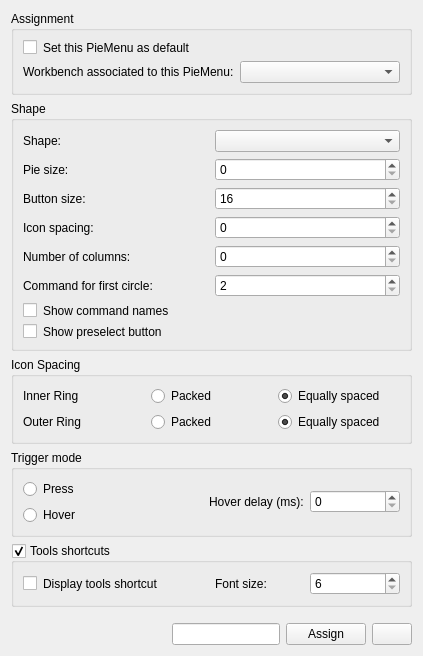
        <widget class="QWidget" name="pieMenuTab">
         <property name="_translationContext_tabTitle" stdset="0">
          <string notr="true">PieMenuTab</string>
         </property>
         <attribute name="title">
          <string notr="true">PieMenu</string>
         </attribute>
         <layout class="QVBoxLayout" name="pieMenuTabLayout">
          <item>
           <widget class="QGroupBox" name="piemenuSettingGroup">
            <property name="title">
             <string notr="true">Assignment</string>
            </property>
            <property name="_translationContext_title" stdset="0">
             <string notr="true">PieMenuTab</string>
            </property>
            <layout class="QVBoxLayout" name="piemenuSettingGroupFormLayout">
             <item>
              <layout class="QHBoxLayout" name="layoutDefaultPie" stretch="1">
               <item>
                <layout class="QHBoxLayout" name="layoutDefaultPieLeft" stretch="0,0,1">
                 <item>
                  <widget class="QCheckBox" name="checkboxDefaultPie">
                   <property name="checkable">
                    <bool>true</bool>
                   </property>
                  </widget>
                 </item>
                 <item>
                  <widget class="QLabel" name="labelDefaultPie">
                   <property name="text">
                    <string notr="true">Set this PieMenu as default</string>
                   </property>
                   <property name="alignment">
                    <set>Qt::AlignmentFlag::AlignLeading|Qt::AlignmentFlag::AlignLeft|Qt::AlignmentFlag::AlignVCenter</set>
                   </property>
                   <property name="_translationContext_text" stdset="0">
                    <string notr="true">GlobalSettingsTab</string>
                   </property>
                  </widget>
                 </item>
                 <item>
                  <spacer name="layoutDefaultPieLeftSpacer1">
                   <property name="orientation">
                    <enum>Qt::Orientation::Horizontal</enum>
                   </property>
                   <property name="sizeType">
                    <enum>QSizePolicy::Policy::Expanding</enum>
                   </property>
                   <property name="sizeHint" stdset="0">
                    <size>
                     <width>0</width>
                     <height>0</height>
                    </size>
                   </property>
                  </spacer>
                 </item>
                </layout>
               </item>
              </layout>
             </item>
             <item>
              <layout class="QHBoxLayout" name="layoutWbForPieMenu" stretch="1,1">
               <item>
                <layout class="QHBoxLayout" name="layoutWbForPieMenuLeft">
                 <item>
                  <widget class="QLabel" name="labelWbForPieMenu">
                   <property name="text">
                    <string notr="true">Workbench associated to this PieMenu:</string>
                   </property>
                   <property name="alignment">
                    <set>Qt::AlignmentFlag::AlignLeading|Qt::AlignmentFlag::AlignLeft|Qt::AlignmentFlag::AlignVCenter</set>
                   </property>
                   <property name="_translationContext_text" stdset="0">
                    <string notr="true">PieMenuTab</string>
                   </property>
                  </widget>
                 </item>
                </layout>
               </item>
               <item>
                <layout class="QHBoxLayout" name="layoutWbForPieMenuRight">
                 <item>
                  <widget class="QComboBox" name="comboWbForPieMenu">
                   <property name="minimumSize">
                    <size>
                     <width>160</width>
                     <height>0</height>
                    </size>
                   </property>
                  </widget>
                 </item>
                </layout>
               </item>
              </layout>
             </item>
            </layout>
           </widget>
          </item>
          <item>
           <widget class="QGroupBox" name="shapeGroup">
            <property name="title">
             <string notr="true">Shape</string>
            </property>
            <property name="_translationContext_title" stdset="0">
             <string notr="true">PieMenuTab</string>
            </property>
            <layout class="QVBoxLayout" name="shapeGroupFormLayout">
             <item>
              <layout class="QHBoxLayout" name="layoutShape" stretch="1,1">
               <item>
                <layout class="QHBoxLayout" name="layoutShapeLeft">
                 <item>
                  <widget class="QLabel" name="labelShape">
                   <property name="text">
                    <string notr="true">Shape:</string>
                   </property>
                   <property name="alignment">
                    <set>Qt::AlignmentFlag::AlignLeading|Qt::AlignmentFlag::AlignLeft|Qt::AlignmentFlag::AlignVCenter</set>
                   </property>
                   <property name="_translationContext_text" stdset="0">
                    <string notr="true">PieMenuTab</string>
                   </property>
                  </widget>
                 </item>
                </layout>
               </item>
               <item>
                <layout class="QHBoxLayout" name="layoutShapeRight">
                 <item>
                  <widget class="QComboBox" name="comboShape">
                   <property name="minimumSize">
                    <size>
                     <width>100</width>
                     <height>0</height>
                    </size>
                   </property>
                  </widget>
                 </item>
                </layout>
               </item>
              </layout>
             </item>
             <item>
              <layout class="QHBoxLayout" name="layoutRadius" stretch="1,1">
               <item>
                <layout class="QHBoxLayout" name="layoutRadiusLeft">
                 <item>
                  <widget class="QLabel" name="labelRadius">
                   <property name="text">
                    <string notr="true">Pie size:</string>
                   </property>
                   <property name="alignment">
                    <set>Qt::AlignmentFlag::AlignLeading|Qt::AlignmentFlag::AlignLeft|Qt::AlignmentFlag::AlignVCenter</set>
                   </property>
                   <property name="_translationContext_text" stdset="0">
                    <string notr="true">PieMenuTab</string>
                   </property>
                  </widget>
                 </item>
                </layout>
               </item>
               <item>
                <layout class="QHBoxLayout" name="layoutRadiusRight">
                 <item>
                  <widget class="QSpinBox" name="spinRadius">
                   <property name="minimumSize">
                    <size>
                     <width>160</width>
                     <height>0</height>
                    </size>
                   </property>
                   <property name="maximum">
                    <number>9999</number>
                   </property>
                  </widget>
                 </item>
                </layout>
               </item>
              </layout>
             </item>
             <item>
              <layout class="QHBoxLayout" name="layoutButton" stretch="1,1">
               <item>
                <layout class="QHBoxLayout" name="layoutButtonLeft">
                 <item>
                  <widget class="QLabel" name="labelButton">
                   <property name="text">
                    <string notr="true">Button size:</string>
                   </property>
                   <property name="alignment">
                    <set>Qt::AlignmentFlag::AlignLeading|Qt::AlignmentFlag::AlignLeft|Qt::AlignmentFlag::AlignVCenter</set>
                   </property>
                   <property name="_translationContext_text" stdset="0">
                    <string notr="true">PieMenuTab</string>
                   </property>
                  </widget>
                 </item>
                </layout>
               </item>
               <item>
                <layout class="QHBoxLayout" name="layoutButtonRight">
                 <item>
                  <widget class="QSpinBox" name="spinButton">
                   <property name="minimumSize">
                    <size>
                     <width>160</width>
                     <height>0</height>
                    </size>
                   </property>
                   <property name="minimum">
                    <number>16</number>
                   </property>
                   <property name="maximum">
                    <number>120</number>
                   </property>
                  </widget>
                 </item>
                </layout>
               </item>
              </layout>
             </item>
             <item>
              <layout class="QHBoxLayout" name="layoutIconSpacing" stretch="1,1">
               <item>
                <layout class="QHBoxLayout" name="layoutIconSpacingLeft">
                 <item>
                  <widget class="QLabel" name="labelIconSpacing">
                   <property name="text">
                    <string notr="true">Icon spacing:</string>
                   </property>
                   <property name="alignment">
                    <set>Qt::AlignmentFlag::AlignLeading|Qt::AlignmentFlag::AlignLeft|Qt::AlignmentFlag::AlignVCenter</set>
                   </property>
                   <property name="_translationContext_text" stdset="0">
                    <string notr="true">PieMenuTab</string>
                   </property>
                  </widget>
                 </item>
                </layout>
               </item>
               <item>
                <layout class="QHBoxLayout" name="layoutIconSpacingRight">
                 <item>
                  <widget class="QSpinBox" name="spinIconSpacing">
                   <property name="minimumSize">
                    <size>
                     <width>0</width>
                     <height>0</height>
                    </size>
                   </property>
                   <property name="maximum">
                    <number>200</number>
                   </property>
                  </widget>
                 </item>
                </layout>
               </item>
              </layout>
             </item>
             <item>
              <layout class="QHBoxLayout" name="layoutColumn" stretch="1,1">
               <item>
                <layout class="QHBoxLayout" name="layoutColumnLeft">
                 <item>
                  <widget class="QLabel" name="labelNumColumn">
                   <property name="text">
                    <string notr="true">Number of columns:</string>
                   </property>
                   <property name="alignment">
                    <set>Qt::AlignmentFlag::AlignLeading|Qt::AlignmentFlag::AlignLeft|Qt::AlignmentFlag::AlignVCenter</set>
                   </property>
                   <property name="_translationContext_text" stdset="0">
                    <string notr="true">PieMenuTab</string>
                   </property>
                  </widget>
                 </item>
                </layout>
               </item>
               <item>
                <layout class="QHBoxLayout" name="layoutColumnRight">
                 <item>
                  <widget class="QSpinBox" name="spinNumColumn">
                   <property name="minimumSize">
                    <size>
                     <width>120</width>
                     <height>0</height>
                    </size>
                   </property>
                   <property name="maximum">
                    <number>12</number>
                   </property>
                  </widget>
                 </item>
                </layout>
               </item>
              </layout>
             </item>
             <item>
              <layout class="QHBoxLayout" name="layoutCommandPerCircle" stretch="1,1">
               <item>
                <layout class="QHBoxLayout" name="layoutCommandPerCircleLeft">
                 <item>
                  <widget class="QLabel" name="labelCommandPerCircle">
                   <property name="text">
                    <string notr="true">Command for first circle:</string>
                   </property>
                   <property name="alignment">
                    <set>Qt::AlignmentFlag::AlignLeading|Qt::AlignmentFlag::AlignLeft|Qt::AlignmentFlag::AlignVCenter</set>
                   </property>
                   <property name="_translationContext_text" stdset="0">
                    <string notr="true">PieMenuTab</string>
                   </property>
                  </widget>
                 </item>
                </layout>
               </item>
               <item>
                <layout class="QHBoxLayout" name="layoutCommandPerCircleRight">
                 <item>
                  <widget class="QSpinBox" name="spinCommandPerCircle">
                   <property name="minimumSize">
                    <size>
                     <width>0</width>
                     <height>0</height>
                    </size>
                   </property>
                   <property name="minimum">
                    <number>2</number>
                   </property>
                   <property name="maximum">
                    <number>20</number>
                   </property>
                  </widget>
                 </item>
                </layout>
               </item>
              </layout>
             </item>
             <item>
              <layout class="QHBoxLayout" name="layoutDisplayCommandName" stretch="1">
               <item>
                <layout class="QHBoxLayout" name="layoutDisplayCommandNameLeft" stretch="0,0,1">
                 <item>
                  <widget class="QCheckBox" name="checkboxDisplayCommandName">
                   <property name="checkable">
                    <bool>true</bool>
                   </property>
                  </widget>
                 </item>
                 <item>
                  <widget class="QLabel" name="labeldisplayCommandName">
                   <property name="text">
                    <string notr="true">Show command names</string>
                   </property>
                   <property name="alignment">
                    <set>Qt::AlignmentFlag::AlignLeading|Qt::AlignmentFlag::AlignLeft|Qt::AlignmentFlag::AlignVCenter</set>
                   </property>
                   <property name="_translationContext_text" stdset="0">
                    <string notr="true">PieMenuTab</string>
                   </property>
                  </widget>
                 </item>
                 <item>
                  <spacer name="layoutDisplayCommandNameLeftSpacer1">
                   <property name="orientation">
                    <enum>Qt::Orientation::Horizontal</enum>
                   </property>
                   <property name="sizeType">
                    <enum>QSizePolicy::Policy::Expanding</enum>
                   </property>
                   <property name="sizeHint" stdset="0">
                    <size>
                     <width>0</width>
                     <height>0</height>
                    </size>
                   </property>
                  </spacer>
                 </item>
                </layout>
               </item>
              </layout>
             </item>
             <item>
              <layout class="QHBoxLayout" name="layoutDisplayPreselect" stretch="1">
               <item>
                <layout class="QHBoxLayout" name="layoutDisplayPreselectLeft" stretch="0,0,1">
                 <item>
                  <widget class="QCheckBox" name="checkboxDisplayPreselect">
                   <property name="checkable">
                    <bool>true</bool>
                   </property>
                  </widget>
                 </item>
                 <item>
                  <widget class="QLabel" name="labelDisplayPreselect">
                   <property name="text">
                    <string notr="true">Show preselect button</string>
                   </property>
                   <property name="alignment">
                    <set>Qt::AlignmentFlag::AlignLeading|Qt::AlignmentFlag::AlignLeft|Qt::AlignmentFlag::AlignVCenter</set>
                   </property>
                   <property name="_translationContext_text" stdset="0">
                    <string notr="true">PieMenuTab</string>
                   </property>
                  </widget>
                 </item>
                 <item>
                  <spacer name="layoutDisplayPreselectLeftSpacer1">
                   <property name="orientation">
                    <enum>Qt::Orientation::Horizontal</enum>
                   </property>
                   <property name="sizeType">
                    <enum>QSizePolicy::Policy::Expanding</enum>
                   </property>
                   <property name="sizeHint" stdset="0">
                    <size>
                     <width>0</width>
                     <height>0</height>
                    </size>
                   </property>
                  </spacer>
                 </item>
                </layout>
               </item>
              </layout>
             </item>
            </layout>
           </widget>
          </item>
          <item>
           <widget class="QGroupBox" name="iconSpacingGroup">
            <property name="title">
             <string notr="true">Icon Spacing</string>
            </property>
            <property name="_translationContext_title" stdset="0">
             <string notr="true">PieMenuTab</string>
            </property>
            <layout class="QVBoxLayout" name="iconSpacingLayout">
             <item>
              <widget class="QWidget" name="innerSpacingRow">
               <layout class="QHBoxLayout" name="innerSpacingLayout">
                <property name="leftMargin"><number>0</number></property>
                <property name="topMargin"><number>0</number></property>
                <property name="rightMargin"><number>0</number></property>
                <property name="bottomMargin"><number>0</number></property>
                <item>
                 <widget class="QLabel" name="labelInnerSpacing">
                  <property name="text"><string notr="true">Inner Ring</string></property>
                  <property name="_translationContext_text" stdset="0"><string notr="true">PieMenuTab</string></property>
                 </widget>
                </item>
                <item>
                 <widget class="QRadioButton" name="radioInnerPacked">
                  <property name="text"><string notr="true">Packed</string></property>
                  <property name="_translationContext_text" stdset="0"><string notr="true">PieMenuTab</string></property>
                 </widget>
                </item>
                <item>
                 <widget class="QRadioButton" name="radioInnerEquallySpaced">
                  <property name="text"><string notr="true">Equally spaced</string></property>
                  <property name="checked"><bool>true</bool></property>
                  <property name="_translationContext_text" stdset="0"><string notr="true">PieMenuTab</string></property>
                 </widget>
                </item>
               </layout>
              </widget>
             </item>
             <item>
              <widget class="QWidget" name="outerSpacingRow">
               <layout class="QHBoxLayout" name="outerSpacingLayout">
                <property name="leftMargin"><number>0</number></property>
                <property name="topMargin"><number>0</number></property>
                <property name="rightMargin"><number>0</number></property>
                <property name="bottomMargin"><number>0</number></property>
                <item>
                 <widget class="QLabel" name="labelOuterSpacing">
                  <property name="text"><string notr="true">Outer Ring</string></property>
                  <property name="_translationContext_text" stdset="0"><string notr="true">PieMenuTab</string></property>
                 </widget>
                </item>
                <item>
                 <widget class="QRadioButton" name="radioOuterPacked">
                  <property name="text"><string notr="true">Packed</string></property>
                  <property name="_translationContext_text" stdset="0"><string notr="true">PieMenuTab</string></property>
                 </widget>
                </item>
                <item>
                 <widget class="QRadioButton" name="radioOuterEquallySpaced">
                  <property name="text"><string notr="true">Equally spaced</string></property>
                  <property name="checked"><bool>true</bool></property>
                  <property name="_translationContext_text" stdset="0"><string notr="true">PieMenuTab</string></property>
                 </widget>
                </item>
               </layout>
              </widget>
             </item>
            </layout>
           </widget>
          </item>
          <item>
           <widget class="QGroupBox" name="triggerModeGroup">
            <property name="title">
             <string notr="true">Trigger mode</string>
            </property>
            <property name="_translationContext_title" stdset="0">
             <string notr="true">PieMenuTab</string>
            </property>
            <layout class="QVBoxLayout" name="triggerModeGroupFormLayout">
             <item>
              <layout class="QHBoxLayout" name="layoutTriggerButton" stretch="1,1">
               <item>
                <layout class="QHBoxLayout" name="layoutTriggerButtonLeft" stretch="0,1">
                 <item>
                  <layout class="QVBoxLayout" name="layoutActionHoverButton">
                   <item>
                    <widget class="QRadioButton" name="radioButtonPress">
                     <property name="text">
                      <string notr="true">Press</string>
                     </property>
                     <property name="_translationContext_text" stdset="0">
                      <string notr="true">GlobalSettingsTab</string>
                     </property>
                    </widget>
                   </item>
                   <item>
                    <widget class="QRadioButton" name="radioButtonHover">
                     <property name="text">
                      <string notr="true">Hover</string>
                     </property>
                     <property name="_translationContext_text" stdset="0">
                      <string notr="true">GlobalSettingsTab</string>
                     </property>
                    </widget>
                   </item>
                  </layout>
                 </item>
                 <item>
                  <spacer name="layoutTriggerButtonLeftSpacer1">
                   <property name="orientation">
                    <enum>Qt::Orientation::Horizontal</enum>
                   </property>
                   <property name="sizeType">
                    <enum>QSizePolicy::Policy::Expanding</enum>
                   </property>
                   <property name="sizeHint" stdset="0">
                    <size>
                     <width>0</width>
                     <height>0</height>
                    </size>
                   </property>
                  </spacer>
                 </item>
                </layout>
               </item>
               <item>
                <layout class="QHBoxLayout" name="layoutTriggerButtonRight" stretch="0,1,0">
                 <item>
                  <widget class="QLabel" name="labelHoverDelay">
                   <property name="text">
                    <string notr="true">Hover delay (ms):</string>
                   </property>
                   <property name="alignment">
                    <set>Qt::AlignmentFlag::AlignLeading|Qt::AlignmentFlag::AlignLeft|Qt::AlignmentFlag::AlignVCenter</set>
                   </property>
                   <property name="_translationContext_text" stdset="0">
                    <string notr="true">GlobalSettingsTab</string>
                   </property>
                  </widget>
                 </item>
                 <item>
                  <spacer name="layoutTriggerButtonRightSpacer1">
                   <property name="orientation">
                    <enum>Qt::Orientation::Horizontal</enum>
                   </property>
                   <property name="sizeType">
                    <enum>QSizePolicy::Policy::Expanding</enum>
                   </property>
                   <property name="sizeHint" stdset="0">
                    <size>
                     <width>0</width>
                     <height>0</height>
                    </size>
                   </property>
                  </spacer>
                 </item>
                 <item>
                  <widget class="QSpinBox" name="spinHoverDelay">
                   <property name="minimumSize">
                    <size>
                     <width>90</width>
                     <height>0</height>
                    </size>
                   </property>
                   <property name="maximum">
                    <number>999</number>
                   </property>
                  </widget>
                 </item>
                </layout>
               </item>
              </layout>
             </item>
            </layout>
           </widget>
          </item>
          <item>
           <widget class="QGroupBox" name="toolShortcutGroup">
            <property name="title">
             <string notr="true">Tools shortcuts</string>
            </property>
            <property name="checkable">
             <bool>true</bool>
            </property>
            <property name="_translationContext_title" stdset="0">
             <string notr="true">PieMenuTab</string>
            </property>
            <layout class="QVBoxLayout" name="toolShortcutGroupFormLayout">
             <item>
              <layout class="QHBoxLayout" name="layoutDisplayShortcut" stretch="1,1">
               <item>
                <layout class="QHBoxLayout" name="layoutDisplayShortcutLeft" stretch="0,0,1">
                 <item>
                  <widget class="QCheckBox" name="checkboxDisplayShortcut">
                   <property name="checkable">
                    <bool>true</bool>
                   </property>
                  </widget>
                 </item>
                 <item>
                  <widget class="QLabel" name="labelDisplayShortcut">
                   <property name="text">
                    <string notr="true">Display tools shortcut</string>
                   </property>
                   <property name="alignment">
                    <set>Qt::AlignmentFlag::AlignLeading|Qt::AlignmentFlag::AlignLeft|Qt::AlignmentFlag::AlignVCenter</set>
                   </property>
                   <property name="_translationContext_text" stdset="0">
                    <string notr="true">PieMenuTab</string>
                   </property>
                  </widget>
                 </item>
                 <item>
                  <spacer name="layoutDisplayShortcutLeftSpacer1">
                   <property name="orientation">
                    <enum>Qt::Orientation::Horizontal</enum>
                   </property>
                   <property name="sizeType">
                    <enum>QSizePolicy::Policy::Expanding</enum>
                   </property>
                   <property name="sizeHint" stdset="0">
                    <size>
                     <width>0</width>
                     <height>0</height>
                    </size>
                   </property>
                  </spacer>
                 </item>
                </layout>
               </item>
               <item>
                <layout class="QHBoxLayout" name="layoutDisplayShortcutRight">
                 <item>
                  <widget class="QLabel" name="labelShortcutSize">
                   <property name="text">
                    <string notr="true">Font size:</string>
                   </property>
                   <property name="alignment">
                    <set>Qt::AlignmentFlag::AlignLeading|Qt::AlignmentFlag::AlignLeft|Qt::AlignmentFlag::AlignVCenter</set>
                   </property>
                   <property name="_translationContext_text" stdset="0">
                    <string notr="true">PieMenuTab</string>
                   </property>
                  </widget>
                 </item>
                 <item>
                  <widget class="QSpinBox" name="spinShortcutLabelSize">
                   <property name="minimumSize">
                    <size>
                     <width>90</width>
                     <height>0</height>
                    </size>
                   </property>
                   <property name="minimum">
                    <number>6</number>
                   </property>
                   <property name="maximum">
                    <number>50</number>
                   </property>
                  </widget>
                 </item>
                </layout>
               </item>
              </layout>
             </item>
            </layout>
           </widget>
          </item>
          <item>
           <spacer name="pieMenuTabLayoutSpacer1">
            <property name="orientation">
             <enum>Qt::Orientation::Vertical</enum>
            </property>
            <property name="sizeType">
             <enum>QSizePolicy::Policy::Fixed</enum>
            </property>
            <property name="sizeHint" stdset="0">
             <size>
              <width>0</width>
              <height>10</height>
             </size>
            </property>
           </spacer>
          </item>
          <item>
           <layout class="QHBoxLayout" name="layoutShortcut" stretch="0,1,0,0,0">
            <item>
             <widget class="QLabel" name="labelShortcut">
              <property name="alignment">
               <set>Qt::AlignmentFlag::AlignLeading|Qt::AlignmentFlag::AlignLeft|Qt::AlignmentFlag::AlignVCenter</set>
              </property>
             </widget>
            </item>
            <item>
             <spacer name="layoutShortcutSpacer1">
              <property name="orientation">
               <enum>Qt::Orientation::Horizontal</enum>
              </property>
              <property name="sizeType">
               <enum>QSizePolicy::Policy::Expanding</enum>
              </property>
              <property name="sizeHint" stdset="0">
               <size>
                <width>0</width>
                <height>0</height>
               </size>
              </property>
             </spacer>
            </item>
            <item>
             <widget class="CustomLineEdit" name="shortcutLineEdit"/>
            </item>
            <item>
             <widget class="QPushButton" name="assignShortcutButton">
              <property name="text">
               <string notr="true">Assign</string>
              </property>
              <property name="_translationContext_text" stdset="0">
               <string notr="true">GlobalSettingsTab</string>
              </property>
             </widget>
            </item>
            <item>
             <widget class="QPushButton" name="deleteShortcutButton">
              <property name="maximumSize">
               <size>
                <width>40</width>
                <height>16777215</height>
               </size>
              </property>
              <property name="icon">
               <iconset>
                <normaloff>../icons/PieMenuBackspace.svg</normaloff>../icons/PieMenuBackspace.svg</iconset>
              </property>
             </widget>
            </item>
           </layout>
          </item>
         </layout>
        </widget>
